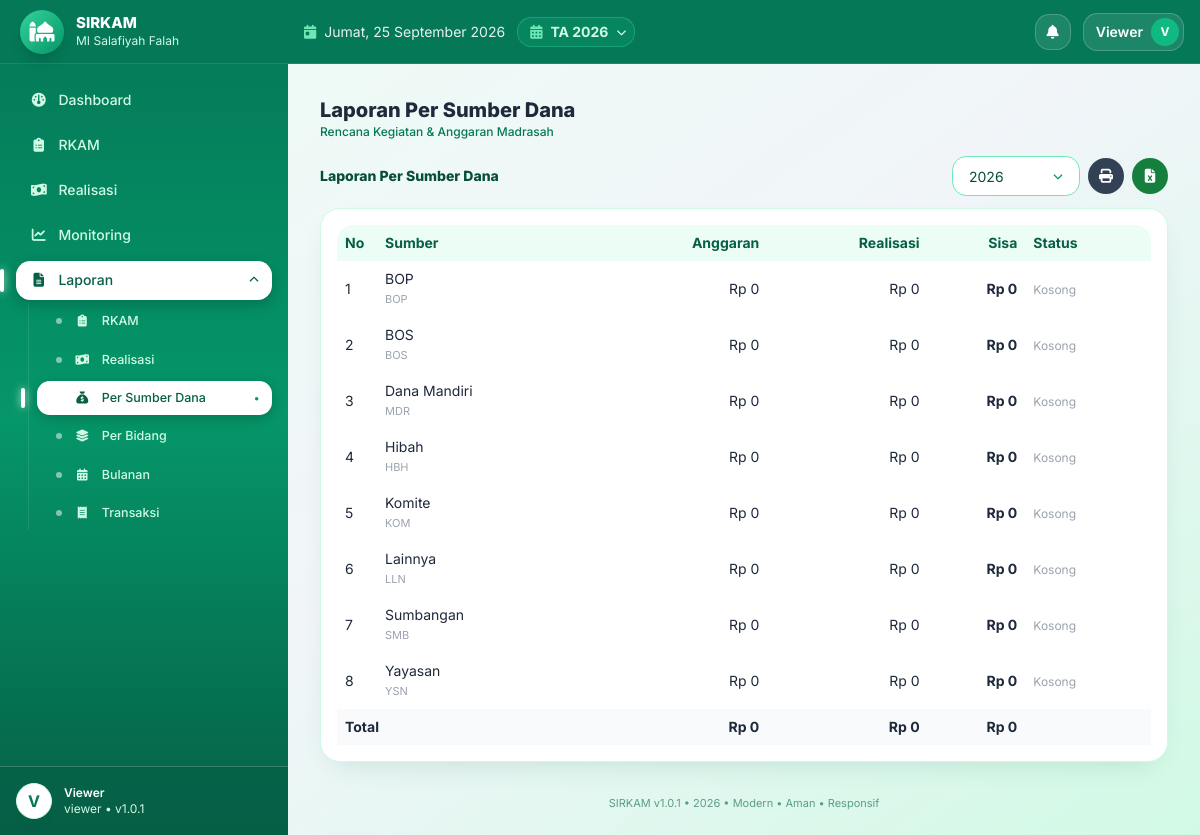
Screenshot of /laporan/sumber (signed in) with the database file from the repository.
### tables this page shows
CREATE TABLE IF NOT EXISTS app_settings (
  id INT UNSIGNED AUTO_INCREMENT PRIMARY KEY,
  skey VARCHAR(100) NOT NULL UNIQUE,
  svalue TEXT NULL
);

CREATE TABLE IF NOT EXISTS madrasah (
  id INT UNSIGNED AUTO_INCREMENT PRIMARY KEY,
  nama_madrasah VARCHAR(150) NOT NULL DEFAULT 'MI Salafiyah',
  nsm VARCHAR(30) NULL,
  npsn VARCHAR(30) NULL,
  alamat TEXT NULL,
  desa VARCHAR(100) NULL,
  kecamatan VARCHAR(100) NULL,
  kabupaten VARCHAR(100) NULL,
  provinsi VARCHAR(100) NULL,
  kode_pos VARCHAR(10) NULL,
  email VARCHAR(100) NULL,
  telepon VARCHAR(30) NULL,
  nama_kepala VARCHAR(100) NULL,
  nip_kepala VARCHAR(50) NULL,
  kepala_guru_id INT UNSIGNED NULL,
  nama_bendahara VARCHAR(100) NULL,
  nip_bendahara VARCHAR(50) NULL,
  bendahara_guru_id INT UNSIGNED NULL,
  logo VARCHAR(255) NULL,
  created_at TIMESTAMP DEFAULT CURRENT_TIMESTAMP,
  updated_at TIMESTAMP DEFAULT CURRENT_TIMESTAMP ON UPDATE CURRENT_TIMESTAMP
);

CREATE TABLE IF NOT EXISTS tahun_anggaran (
  id INT UNSIGNED AUTO_INCREMENT PRIMARY KEY,
  tahun INT NOT NULL UNIQUE,
  tanggal_mulai DATE NULL,
  tanggal_selesai DATE NULL,
  status ENUM('draft','aktif','selesai','dikunci') NOT NULL DEFAULT 'draft',
  keterangan TEXT NULL,
  created_at TIMESTAMP DEFAULT CURRENT_TIMESTAMP,
  updated_at TIMESTAMP DEFAULT CURRENT_TIMESTAMP ON UPDATE CURRENT_TIMESTAMP,
  INDEX idx_tahun (tahun),
  INDEX idx_status (status)
);

CREATE TABLE IF NOT EXISTS sumber_dana (
  id INT UNSIGNED AUTO_INCREMENT PRIMARY KEY,
  kode VARCHAR(20) NOT NULL UNIQUE,
  nama_sumber_dana VARCHAR(100) NOT NULL,
  jumlah DECIMAL(18,2) NOT NULL DEFAULT 0,
  keterangan TEXT NULL,
  status ENUM('aktif','nonaktif') NOT NULL DEFAULT 'aktif',
  created_at TIMESTAMP DEFAULT CURRENT_TIMESTAMP,
  updated_at TIMESTAMP DEFAULT CURRENT_TIMESTAMP ON UPDATE CURRENT_TIMESTAMP
);

### index.php (called while the page is built, shortened)
<?php
require_once __DIR__.'/config/bootstrap.php';
$url=trim($_GET['url']??'',"/");
$p=explode('/',$url);$page=$p[0];$arg=$p[1]??null;$arg2=$p[2]??null;
$content='';$title='Dashboard';
try{
switch($page){
case 'laporan': Rbac::check('laporan');$ljenis=['rkam','realisasi','sumber','bidang','bulanan','transaksi'];$lj=$arg??($_GET['jenis']??'rkam');if(!in_array($lj,$ljenis))$lj='rkam';$_GET['jenis']=$lj;$lt=['rkam'=>'RKAM','realisasi'=>'Realisasi','sumber'=>'Per Sumber Dana','bidang'=>'Per Bidang','bulanan'=>'Bulanan','transaksi'=>'Transaksi'];$title='Laporan '.$lt[$lj];ob_start();require __DIR__.'/modules/laporan/index.php';$content=ob_get_clean();break;
}
}catch(Throwable $e){error_log($e->getMessage());$content='<div class="bg-red-50 border border-red-200 p-4 rounded">Terjadi kesalahan sistem.</div>';}
require __DIR__.'/views/layouts/main.php';

### core/Helper.php (called while the page is built, shortened)
<?php
class Helper{
public static function setting($pdo,$k,$d=''){$s=$pdo->prepare("SELECT svalue FROM app_settings WHERE skey=?");$s->execute([$k]);$r=$s->fetchColumn();return $r!==false?$r:$d;}
public static function tahunAktif($pdo){$s=$pdo->query("SELECT * FROM tahun_anggaran WHERE status='aktif' LIMIT 1");$r=$s->fetch();if(!$r){$s=$pdo->query("SELECT * FROM tahun_anggaran ORDER BY tahun DESC LIMIT 1");$r=$s->fetch();}return $r;}
}

### core/Security.php (called while the page is built, shortened)
<?php
class Security{
public static function e($s){return htmlspecialchars((string)($s??''),ENT_QUOTES,'UTF-8');}
public static function rupiah($n){return 'Rp '.number_format((float)$n,0,',','.');}
}

### core/Auth.php (called while the page is built, shortened)
<?php
class Auth{
public static function user(){return $_SESSION['user']??null;}
public static function role(){return $_SESSION['role']??null;}
}

### modules/laporan/index.php (the view, shortened to what this page needs)
<?php
$th=Helper::tahunAktif($pdo);$tid=(int)($_GET['tahun']??($th['id']??0));
$tahun=$pdo->query("SELECT * FROM tahun_anggaran ORDER BY tahun DESC")->fetchAll();
$jenis=$_GET['jenis']??'rkam';
$rk=$pdo->prepare("SELECT k.*,b.nama_bidang,(SELECT COALESCE(SUM(jumlah),0) FROM realisasi WHERE rkam_id=k.id) AS jml_real FROM rkam k LEFT JOIN bidang b ON b.id=k.bidang_id WHERE k.tahun_id=? ORDER BY k.id");$rk->execute([$tid]);$rk=$rk->fetchAll();
$perSumber=$pdo->query("SELECT s.id,s.kode,s.nama_sumber_dana,COALESCE((SELECT SUM(rs.jumlah) FROM rkam_sumber_dana rs JOIN rkam k ON k.id=rs.rkam_id WHERE rs.sumber_dana_id=s.id AND k.tahun_id=$tid),0) agg,COALESCE((SELECT SUM(r.jumlah) FROM realisasi r JOIN rkam k ON k.id=r.rkam_id WHERE k.tahun_id=$tid AND r.sumber_dana_id=s.id),0) rea FROM sumber_dana s WHERE s.status='aktif' ORDER BY s.nama_sumber_dana")->fetchAll();
?>
<div class="flex flex-wrap items-center gap-2 mb-3 no-print text-sm">
<div class="font-extrabold text-emerald-900"><?php $lt2=['rkam'=>'Laporan RKAM','realisasi'=>'Laporan Realisasi','sumber'=>'Laporan Per Sumber Dana','bidang'=>'Laporan Per Bidang','bulanan'=>'Laporan Bulanan','transaksi'=>'Laporan Transaksi']; echo $lt2[$jenis]??'Laporan'; ?></div>
<form method="GET" action="<?=BASE_URL?>laporan/<?=$jenis?>" class="flex gap-2 ml-auto">
<select name="tahun" onchange="this.form.submit()" class="border rounded p-1.5"><?php foreach($tahun as $t):?><option value="<?=$t['id']?>" <?=($tid==$t['id']?'selected':'')?>><?=$t['tahun']?></option><?php endforeach;?></select></form>
<a href="<?=BASE_URL?>print/<?=$jenis?>?tahun=<?=$tid?>" target="_blank" title="Cetak" class="bg-slate-700 hover:bg-slate-800 text-white w-9 h-9 rounded-xl inline-flex items-center justify-center"><i class="fa-solid fa-print"></i></a>
<a href="<?=BASE_URL?>export/csv?jenis=<?=$jenis?>&tahun=<?=$tid?>" title="Excel/CSV" class="bg-green-700 hover:bg-green-800 text-white w-9 h-9 rounded-xl inline-flex items-center justify-center"><i class="fa-solid fa-file-excel"></i></a></div>
<div class="bg-white rounded shadow p-4 overflow-auto text-sm">
<?php if($jenis==='rkam'):?><table class="w-full min-w-[700px]"><thead><tr class="border-b text-left bg-gray-50"><th class="p-2 w-10">No</th><th class="p-2">Kode</th><th class="p-2">Kegiatan</th><th class="p-2">Bidang</th><th class="p-2">Penanggung Jawab</th><th class="p-2">Status</th><th class="p-2 text-right">Anggaran</th></tr></thead><tbody>
<?php $ta=0;$no=1;foreach($rk as $r):$ta+=$r['total_anggaran'];?><tr class="border-b"><td class="p-2"><?=$no++?></td><td class="p-2"><?=Security::e($r['kode_kegiatan']??'-')?></td><td class="p-2"><?=Security::e($r['nama_kegiatan'])?><div class="text-[11px] text-gray-400"><?=Security::e($r['waktu_pelaksanaan']??'')?></div></td><td class="p-2"><?=Security::e($r['nama_bidang']??'-')?></td><td class="p-2"><?=Security::e($r['penanggung_jawab']??'-')?></td><td class="p-2"><?=Security::e($r['status'])?></td><td class="p-2 text-right"><?=Security::rupiah($r['total_anggaran'])?></td></tr><?php endforeach;?>
<tr class="font-bold"><td class="p-2" colspan="6">TOTAL ANGGARAN</td><td class="p-2 text-right"><?=Security::rupiah($ta)?></td></tr></tbody></table>
<?php elseif($jenis==='sumber'):?><table class="w-full"><thead><tr class="border-b text-left bg-gray-50"><th class="p-2 w-10">No</th><th class="p-2">Sumber</th><th class="p-2 text-right">Anggaran</th><th class="p-2 text-right">Realisasi</th><th class="p-2 text-right">Sisa</th><th class="p-2">Status</th></tr></thead><tbody><?php $tA=0;$tR=0;$no=1;foreach($perSumber as $r):$tA+=$r['agg'];$tR+=$r['rea'];$ss=$r['agg']-$r['rea'];$st=$r['agg']<=0?($r['rea']>0?'<span class="text-xs font-bold text-red-700">Realisasi Tanpa Anggaran</span>':'<span class="text-xs text-gray-400">Kosong</span>'):($ss<0?'<span class="text-xs font-bold text-red-700">Overbudget</span>':($ss==0?'<span class="text-xs font-bold text-emerald-700">Habis</span>':'<span class="text-xs text-gray-500">Tersedia</span>'));?><tr class="border-b"><td class="p-2"><?=$no++?></td><td class="p-2"><?=Security::e($r['nama_sumber_dana'])?><div class="text-[11px] text-gray-400"><?=Security::e($r['kode']??'')?></div></td><td class="p-2 text-right"><?=Security::rupiah($r['agg'])?></td><td class="p-2 text-right"><?=Security::rupiah($r['rea'])?></td><td class="p-2 text-right font-bold <?=($ss<0?'text-red-600':'')?>"><?=Security::rupiah($ss)?></td><td class="p-2"><?=$st?></td></tr><?php endforeach;?><tr class="font-bold bg-gray-50"><td class="p-2" colspan="2">Total</td><td class="p-2 text-right"><?=Security::rupiah($tA)?></td><td class="p-2 text-right"><?=Security::rupiah($tR)?></td><td class="p-2 text-right"><?=Security::rupiah($tA-$tR)?></td><td class="p-2"></td></tr></tbody></table>
<?php endif;?></div>

### views/layouts/main.php (shortened to what this page needs)
<!DOCTYPE html><html lang="id"><head><meta charset="UTF-8"><meta name="viewport" content="width=device-width,initial-scale=1">
<script src="https://cdn.tailwindcss.com"></script><script src="https://cdn.jsdelivr.net/npm/sweetalert2@11"></script>
<link rel="stylesheet" href="https://cdnjs.cloudflare.com/ajax/libs/font-awesome/6.5.2/css/all.min.css">
</head>
<body class="bg-gradient-to-br from-emerald-50 via-slate-100 to-emerald-100 min-h-screen text-slate-800">
<?php $u=Auth::user(); $role=Auth::role(); if($role==='superadmin'){$notif=$pdo->query("SELECT COUNT(*) c FROM notifications WHERE is_read=0")->fetchColumn();}else{$nq=$pdo->prepare("SELECT COUNT(*) c FROM notifications WHERE is_read=0 AND (role_target=? OR role_target IS NULL OR role_target='' OR user_id=?)");$nq->execute([$role,Auth::id()]);$notif=$nq->fetchColumn();} $initial=strtoupper(substr($u['nama']??'U',0,1)); $mlogo=$pdo->query("SELECT logo,nama_madrasah FROM madrasah WHERE id=1")->fetch(); $appName=Helper::setting($pdo,'app_name','SIRKAM'); $appVer=Helper::setting($pdo,'sys_version',APP_VERSION); $thAktif=Helper::tahunAktif($pdo); $thList=$pdo->query("SELECT id,tahun,status FROM tahun_anggaran ORDER BY tahun DESC")->fetchAll(); ?>
<div class="flex min-h-screen">
<aside id="sidebar" class="bg-gradient-to-b from-emerald-700 via-emerald-600 to-emerald-800 text-white hidden md:flex flex-col no-print fixed md:sticky top-0 inset-y-0 left-0 z-40 w-72 h-screen shrink-0 overflow-hidden">
<div class="h-16 px-5 flex items-center gap-3 shrink-0 bg-emerald-700 border-b border-white/10">
<?php $logoFile=!empty($mlogo['logo'])?__DIR__.'/../../uploads/logo/'.$mlogo['logo']:''; $logoOk=$logoFile&&is_file($logoFile); $logoV=$logoOk?filemtime($logoFile):0; ?>
<?php if($logoOk):?><img src="<?=BASE_URL?>uploads/logo/<?=Security::e($mlogo['logo'])?>?v=<?=$logoV?>" class="w-11 h-11 rounded-2xl object-contain bg-white p-1 shadow-lg"><?php else:?><div class="w-11 h-11 rounded-2xl bg-gradient-to-br from-emerald-400 to-emerald-600 flex items-center justify-center text-xl shadow-lg"><i class="fa-solid fa-mosque"></i></div><?php endif;?>
<div class="min-w-0"><div class="font-extrabold text-[15px] leading-tight truncate"><?=Security::e($appName)?></div><div class="text-xs text-emerald-100 truncate"><?=Security::e($mlogo['nama_madrasah']??'')?></div></div></div>
<?php $cur=$page??'dashboard'; if($cur==='print'||$cur==='export')$cur='laporan'; ?>
<nav class="flex-1 p-4 space-y-1.5 text-sm overflow-y-auto" id="nav">
<a href="<?=BASE_URL?>" data-p="dashboard" class="navlink <?=($cur==='dashboard'?'active':'')?>"><i class="fa-solid fa-gauge w-5 text-center"></i> Dashboard</a>
<a href="<?=BASE_URL?>rkam" data-p="rkam" class="navlink <?=($cur==='rkam'?'active':'')?>"><i class="fa-solid fa-clipboard-list w-5 text-center"></i> RKAM</a>
<a href="<?=BASE_URL?>realisasi" data-p="realisasi" class="navlink <?=($cur==='realisasi'?'active':'')?>"><i class="fa-solid fa-money-bill-wave w-5 text-center"></i> Realisasi</a>
<a href="<?=BASE_URL?>monitoring" data-p="monitoring" class="navlink <?=($cur==='monitoring'?'active':'')?>"><i class="fa-solid fa-chart-line w-5 text-center"></i> Monitoring</a>
<?php $litems=[['rkam','RKAM','fa-clipboard-list'],['realisasi','Realisasi','fa-money-bill-wave'],['sumber','Per Sumber Dana','fa-sack-dollar'],['bidang','Per Bidang','fa-layer-group'],['bulanan','Bulanan','fa-calendar-days'],['transaksi','Transaksi','fa-receipt']]; $lcur=($_GET['jenis']??$arg??''); ?>
<div>
<button type="button" onclick="toggleLap()" class="navlink parent w-full text-left <?=($cur==='laporan'?'active':'')?>"><i class="fa-solid fa-file-lines w-5 text-center"></i> <span>Laporan</span> <i id="lchev" class="fa-solid fa-chevron-down text-[10px] transition-transform"></i></button>
<div id="lsub" class="mt-1 ml-3 pl-2 border-l border-white/10 space-y-1 <?=($cur==='laporan'?'':'hidden')?>">
<?php foreach($litems as $li):?><a href="<?=BASE_URL?>laporan/<?=$li[0]?>" class="navlink sub <?=($cur==='laporan'&&$lcur===$li[0]?'active':'')?>"><i class="fa-solid <?=$li[2]?> w-5 text-center text-xs"></i> <?=$li[1]?></a><?php endforeach;?>
</div></div>
</nav>
<div class="p-4 border-t border-white/20 flex items-center gap-3 shrink-0 bg-emerald-800/60">
<div class="w-9 h-9 rounded-full bg-white text-emerald-700 flex items-center justify-center font-bold"><?=$initial?></div>
<div class="text-xs"><div class="font-semibold text-white"><?=Security::e($u['nama']??'')?></div><div class="text-emerald-100"><?=Security::e($role)?> • v<?=Security::e($appVer)?></div></div></div></aside>
<div class="flex-1 flex flex-col min-w-0 md:ml-0">
<header class="sticky top-0 z-20 bg-emerald-700 text-white px-4 h-16 flex items-center gap-3 no-print shrink-0 border-b border-white/10">
<?php $hari=['Senin','Selasa','Rabu','Kamis','Jumat','Sabtu','Minggu']; $bulan=[1=>'Januari','Februari','Maret','April','Mei','Juni','Juli','Agustus','September','Oktober','November','Desember']; ?>
<div class="hidden sm:flex items-center gap-2 text-white/90 text-sm"><i class="fa-solid fa-calendar-day text-emerald-300"></i><span><?=$hari[date('N')-1]?>, <?=date('j')?> <?=$bulan[(int)date('n')]?> <?=date('Y')?></span></div>
<div class="relative">
<button onclick="toggleTahun(event)" title="Tahun Anggaran Aktif" class="hidden sm:flex items-center gap-2 bg-emerald-500/20 border border-emerald-400/40 text-emerald-100 rounded-full pl-3 pr-2 py-1 text-sm hover:bg-emerald-500/30"><i class="fa-solid fa-calendar-days text-emerald-300"></i><span class="font-bold">TA <?=Security::e($thAktif['tahun']??'-')?></span><i class="fa-solid fa-chevron-down text-[10px]"></i></button>
</div>
<div class="ml-auto flex items-center gap-3 text-sm">
<div class="relative">
<button onclick="toggleNotif(event)" class="relative w-9 h-9 rounded-xl bg-white/10 border border-white/20 text-white hover:bg-white/20"><i class="fa-solid fa-bell"></i></button>
</div>
<div class="relative" id="userWrap">
<button type="button" aria-haspopup="true" onclick="toggleUser(event)" onmouseenter="showUser()" class="flex items-center gap-2 bg-white/10 border border-white/20 rounded-full pl-3 pr-1 py-1 hover:bg-white/20"><span class="font-semibold text-white text-sm max-w-32 truncate"><?=Security::e($u['nama']??'')?></span><span class="w-7 h-7 rounded-full bg-emerald-500 text-white flex items-center justify-center text-xs font-bold shrink-0"><?=$initial?></span></button>
</div></div></header>
<main class="p-4 md:p-8 flex-1 max-w-7xl w-full mx-auto">
<div class="mb-4"><div class="font-extrabold text-xl text-slate-800"><?=Security::e($title??'')?></div><div class="text-xs text-emerald-700 font-medium">Rencana Kegiatan & Anggaran Madrasah</div></div>
<?=$content??''?></main>
<footer class="px-6 pb-6 text-center text-[11px] text-emerald-800/60 no-print"><?=Security::e($appName)?> v<?=Security::e($appVer)?> • <?=date('Y')?> • Modern • Aman • Responsif</footer></div></div>
</body></html>

### rows the page displays
app_settings: svalue "SIRKAM"
madrasah: nama_madrasah "MI Salafiyah Falah"
app_settings: svalue "1.0.1"
tahun_anggaran: tahun "2026"
sumber_dana: nama_sumber_dana "BOP", kode "BOP", agg "Rp 0", rea "Rp 0", ss "Rp 0"
sumber_dana: nama_sumber_dana "BOS", kode "BOS", agg "Rp 0", rea "Rp 0", ss "Rp 0"
sumber_dana: nama_sumber_dana "Dana Mandiri", kode "MDR", agg "Rp 0", rea "Rp 0", ss "Rp 0"
sumber_dana: nama_sumber_dana "Hibah", kode "HBH", agg "Rp 0", rea "Rp 0", ss "Rp 0"
sumber_dana: nama_sumber_dana "Komite", kode "KOM", agg "Rp 0", rea "Rp 0", ss "Rp 0"
sumber_dana: nama_sumber_dana "Lainnya", kode "LLN", agg "Rp 0", rea "Rp 0", ss "Rp 0"
sumber_dana: nama_sumber_dana "Sumbangan", kode "SMB", agg "Rp 0", rea "Rp 0", ss "Rp 0"
sumber_dana: nama_sumber_dana "Yayasan", kode "YSN", agg "Rp 0", rea "Rp 0", ss "Rp 0"

### other values shown
$li[1] "RKAM"
$li[1] "Realisasi"
$li[1] "Per Sumber Dana"
$li[1] "Per Bidang"
$li[1] "Bulanan"
$li[1] "Transaksi"
$initial "V"
Security::e($u['nama']??'') "Viewer"
Security::e($role) "viewer"
Security::e($title??'') "Laporan Per Sumber Dana"
$lt2[$jenis] "Laporan Per Sumber Dana"
Security::rupiah($tA) "Rp 0"
Security::rupiah($tR) "Rp 0"
Security::rupiah($tA-$tR) "Rp 0"
